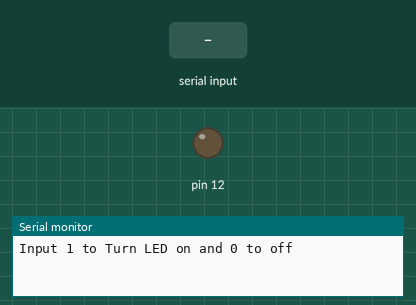
Recording of a sketch running on a simulated Arduino Uno, built with avr-gcc and run on an emulated ATmega328P. Parts: output pins drawn as LEDs (lit = HIGH), the last lines printed to the serial monitor. Inputs (shaded band) come from the test bench.

Above: at 1.2 s.
1.3 s: "1\n" received over Serial
At 1.6 s:
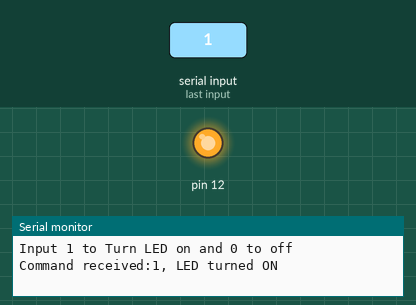
Timing chart, 0 to 4.3 s (numbered marks = the images above; inputs shaded):
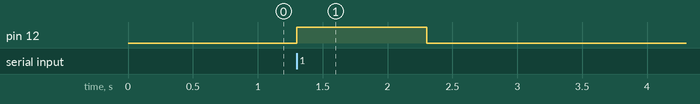

Measured:
- after the input at 1.3 s, pin 12: LOW → HIGH at once, → LOW 1.0 s later

The sketch:

Receiver_Arduino.ino
```cpp
#include<SoftwareSerial.h> //library for serial communication
int led=12;

void setup() {
  // put your setup code here, to run once:
  pinMode(12,OUTPUT);
  Serial.begin(9600);
  while(!Serial);
  Serial.println("Input 1 to Turn LED on and 0 to off");
}

void loop() {
  // put your main code here, to run repeatedly:
  if(Serial.available()){
    int state=Serial.parseInt();

    if(state==1){
      digitalWrite(12,HIGH);
      Serial.println("Command received:1, LED turned ON");

    }
    if(state==0){
      digitalWrite(12,LOW);
      Serial.println("Command received: 0 LED turned OFF");
    }
  }
}
```
